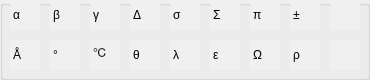
     <widget class="QGroupBox" name="groupBox_21">
      <property name="geometry">
       <rect>
        <x>20</x>
        <y>290</y>
        <width>370</width>
        <height>80</height>
       </rect>
      </property>
      <property name="styleSheet">
       <string notr="true">/*** 라인 에디트 ***/
QLineEdit {
border-radius: 0px;border-style: solid;border-width: 1px;border-color: transparent;
background-color: rgb(240, 240, 240);}

QLineEdit:hover {
background-color: rgb(229, 241, 251);
border-width: 1px
;border-color: rgb(0, 120, 215)
}</string>
      </property>
      <property name="title">
       <string/>
      </property>
      <property name="flat">
       <bool>true</bool>
      </property>
      <widget class="QLineEdit" name="sym_4">
       <property name="geometry">
        <rect>
         <x>130</x>
         <y>0</y>
         <width>30</width>
         <height>30</height>
        </rect>
       </property>
       <property name="focusPolicy">
        <enum>Qt::ClickFocus</enum>
       </property>
       <property name="contextMenuPolicy">
        <enum>Qt::DefaultContextMenu</enum>
       </property>
       <property name="autoFillBackground">
        <bool>false</bool>
       </property>
       <property name="inputMethodHints">
        <set>Qt::ImhNone</set>
       </property>
       <property name="text">
        <string>Δ</string>
       </property>
       <property name="maxLength">
        <number>999</number>
       </property>
       <property name="echoMode">
        <enum>QLineEdit::Normal</enum>
       </property>
       <property name="cursorPosition">
        <number>1</number>
       </property>
       <property name="alignment">
        <set>Qt::AlignLeading|Qt::AlignLeft|Qt::AlignVCenter</set>
       </property>
       <property name="placeholderText">
        <string/>
       </property>
       <property name="cursorMoveStyle">
        <enum>Qt::LogicalMoveStyle</enum>
       </property>
       <property name="clearButtonEnabled">
        <bool>false</bool>
       </property>
      </widget>
      <widget class="QLineEdit" name="sym_16">
       <property name="geometry">
        <rect>
         <x>250</x>
         <y>40</y>
         <width>30</width>
         <height>30</height>
        </rect>
       </property>
       <property name="focusPolicy">
        <enum>Qt::ClickFocus</enum>
       </property>
       <property name="contextMenuPolicy">
        <enum>Qt::DefaultContextMenu</enum>
       </property>
       <property name="autoFillBackground">
        <bool>false</bool>
       </property>
       <property name="inputMethodHints">
        <set>Qt::ImhNone</set>
       </property>
       <property name="text">
        <string>Ω</string>
       </property>
       <property name="maxLength">
        <number>999</number>
       </property>
       <property name="echoMode">
        <enum>QLineEdit::Normal</enum>
       </property>
       <property name="cursorPosition">
        <number>1</number>
       </property>
       <property name="alignment">
        <set>Qt::AlignLeading|Qt::AlignLeft|Qt::AlignVCenter</set>
       </property>
       <property name="placeholderText">
        <string/>
       </property>
       <property name="cursorMoveStyle">
        <enum>Qt::LogicalMoveStyle</enum>
       </property>
       <property name="clearButtonEnabled">
        <bool>false</bool>
       </property>
      </widget>
      <widget class="QLineEdit" name="sym_6">
       <property name="geometry">
        <rect>
         <x>210</x>
         <y>0</y>
         <width>30</width>
         <height>30</height>
        </rect>
       </property>
       <property name="focusPolicy">
        <enum>Qt::ClickFocus</enum>
       </property>
       <property name="contextMenuPolicy">
        <enum>Qt::DefaultContextMenu</enum>
       </property>
       <property name="autoFillBackground">
        <bool>false</bool>
       </property>
       <property name="inputMethodHints">
        <set>Qt::ImhNone</set>
       </property>
       <property name="text">
        <string>Σ</string>
       </property>
       <property name="maxLength">
        <number>999</number>
       </property>
       <property name="echoMode">
        <enum>QLineEdit::Normal</enum>
       </property>
       <property name="cursorPosition">
        <number>1</number>
       </property>
       <property name="alignment">
        <set>Qt::AlignLeading|Qt::AlignLeft|Qt::AlignVCenter</set>
       </property>
       <property name="placeholderText">
        <string/>
       </property>
       <property name="cursorMoveStyle">
        <enum>Qt::LogicalMoveStyle</enum>
       </property>
       <property name="clearButtonEnabled">
        <bool>false</bool>
       </property>
      </widget>
      <widget class="QLineEdit" name="sym_14">
       <property name="geometry">
        <rect>
         <x>170</x>
         <y>40</y>
         <width>30</width>
         <height>30</height>
        </rect>
       </property>
       <property name="focusPolicy">
        <enum>Qt::ClickFocus</enum>
       </property>
       <property name="contextMenuPolicy">
        <enum>Qt::DefaultContextMenu</enum>
       </property>
       <property name="autoFillBackground">
        <bool>false</bool>
       </property>
       <property name="inputMethodHints">
        <set>Qt::ImhNone</set>
       </property>
       <property name="text">
        <string>λ</string>
       </property>
       <property name="maxLength">
        <number>999</number>
       </property>
       <property name="echoMode">
        <enum>QLineEdit::Normal</enum>
       </property>
       <property name="cursorPosition">
        <number>1</number>
       </property>
       <property name="alignment">
        <set>Qt::AlignLeading|Qt::AlignLeft|Qt::AlignVCenter</set>
       </property>
       <property name="placeholderText">
        <string/>
       </property>
       <property name="cursorMoveStyle">
        <enum>Qt::LogicalMoveStyle</enum>
       </property>
       <property name="clearButtonEnabled">
        <bool>false</bool>
       </property>
      </widget>
      <widget class="QLineEdit" name="sym_5">
       <property name="geometry">
        <rect>
         <x>170</x>
         <y>0</y>
         <width>30</width>
         <height>30</height>
        </rect>
       </property>
       <property name="focusPolicy">
        <enum>Qt::ClickFocus</enum>
       </property>
       <property name="contextMenuPolicy">
        <enum>Qt::DefaultContextMenu</enum>
       </property>
       <property name="autoFillBackground">
        <bool>false</bool>
       </property>
       <property name="inputMethodHints">
        <set>Qt::ImhNone</set>
       </property>
       <property name="text">
        <string>σ</string>
       </property>
       <property name="maxLength">
        <number>999</number>
       </property>
       <property name="echoMode">
        <enum>QLineEdit::Normal</enum>
       </property>
       <property name="cursorPosition">
        <number>1</number>
       </property>
       <property name="alignment">
        <set>Qt::AlignLeading|Qt::AlignLeft|Qt::AlignVCenter</set>
       </property>
       <property name="placeholderText">
        <string/>
       </property>
       <property name="cursorMoveStyle">
        <enum>Qt::LogicalMoveStyle</enum>
       </property>
       <property name="clearButtonEnabled">
        <bool>false</bool>
       </property>
      </widget>
      <widget class="QLineEdit" name="sym_8">
       <property name="geometry">
        <rect>
         <x>290</x>
         <y>0</y>
         <width>30</width>
         <height>30</height>
        </rect>
       </property>
       <property name="focusPolicy">
        <enum>Qt::ClickFocus</enum>
       </property>
       <property name="contextMenuPolicy">
        <enum>Qt::DefaultContextMenu</enum>
       </property>
       <property name="autoFillBackground">
        <bool>false</bool>
       </property>
       <property name="inputMethodHints">
        <set>Qt::ImhNone</set>
       </property>
       <property name="text">
        <string>±</string>
       </property>
       <property name="maxLength">
        <number>999</number>
       </property>
       <property name="echoMode">
        <enum>QLineEdit::Normal</enum>
       </property>
       <property name="cursorPosition">
        <number>1</number>
       </property>
       <property name="alignment">
        <set>Qt::AlignLeading|Qt::AlignLeft|Qt::AlignVCenter</set>
       </property>
       <property name="placeholderText">
        <string/>
       </property>
       <property name="cursorMoveStyle">
        <enum>Qt::LogicalMoveStyle</enum>
       </property>
       <property name="clearButtonEnabled">
        <bool>false</bool>
       </property>
      </widget>
      <widget class="QLineEdit" name="sym_9">
       <property name="geometry">
        <rect>
         <x>330</x>
         <y>0</y>
         <width>30</width>
         <height>30</height>
        </rect>
       </property>
       <property name="focusPolicy">
        <enum>Qt::ClickFocus</enum>
       </property>
       <property name="contextMenuPolicy">
        <enum>Qt::DefaultContextMenu</enum>
       </property>
       <property name="autoFillBackground">
        <bool>false</bool>
       </property>
       <property name="inputMethodHints">
        <set>Qt::ImhNone</set>
       </property>
       <property name="text">
        <string/>
       </property>
       <property name="maxLength">
        <number>999</number>
       </property>
       <property name="echoMode">
        <enum>QLineEdit::Normal</enum>
       </property>
       <property name="cursorPosition">
        <number>0</number>
       </property>
       <property name="alignment">
        <set>Qt::AlignLeading|Qt::AlignLeft|Qt::AlignVCenter</set>
       </property>
       <property name="placeholderText">
        <string/>
       </property>
       <property name="cursorMoveStyle">
        <enum>Qt::LogicalMoveStyle</enum>
       </property>
       <property name="clearButtonEnabled">
        <bool>false</bool>
       </property>
      </widget>
      <widget class="QLineEdit" name="sym_12">
       <property name="geometry">
        <rect>
         <x>90</x>
         <y>40</y>
         <width>30</width>
         <height>30</height>
        </rect>
       </property>
       <property name="focusPolicy">
        <enum>Qt::ClickFocus</enum>
       </property>
       <property name="contextMenuPolicy">
        <enum>Qt::DefaultContextMenu</enum>
       </property>
       <property name="autoFillBackground">
        <bool>false</bool>
       </property>
       <property name="inputMethodHints">
        <set>Qt::ImhNone</set>
       </property>
       <property name="text">
        <string>℃</string>
       </property>
       <property name="maxLength">
        <number>999</number>
       </property>
       <property name="echoMode">
        <enum>QLineEdit::Normal</enum>
       </property>
       <property name="cursorPosition">
        <number>1</number>
       </property>
       <property name="alignment">
        <set>Qt::AlignLeading|Qt::AlignLeft|Qt::AlignVCenter</set>
       </property>
       <property name="placeholderText">
        <string/>
       </property>
       <property name="cursorMoveStyle">
        <enum>Qt::LogicalMoveStyle</enum>
       </property>
       <property name="clearButtonEnabled">
        <bool>false</bool>
       </property>
      </widget>
      <widget class="QLineEdit" name="sym_10">
       <property name="geometry">
        <rect>
         <x>10</x>
         <y>40</y>
         <width>30</width>
         <height>30</height>
        </rect>
       </property>
       <property name="focusPolicy">
        <enum>Qt::ClickFocus</enum>
       </property>
       <property name="contextMenuPolicy">
        <enum>Qt::DefaultContextMenu</enum>
       </property>
       <property name="autoFillBackground">
        <bool>false</bool>
       </property>
       <property name="inputMethodHints">
        <set>Qt::ImhNone</set>
       </property>
       <property name="text">
        <string>Å</string>
       </property>
       <property name="maxLength">
        <number>999</number>
       </property>
       <property name="echoMode">
        <enum>QLineEdit::Normal</enum>
       </property>
       <property name="cursorPosition">
        <number>1</number>
       </property>
       <property name="alignment">
        <set>Qt::AlignLeading|Qt::AlignLeft|Qt::AlignVCenter</set>
       </property>
       <property name="placeholderText">
        <string/>
       </property>
       <property name="cursorMoveStyle">
        <enum>Qt::LogicalMoveStyle</enum>
       </property>
       <property name="clearButtonEnabled">
        <bool>false</bool>
       </property>
      </widget>
      <widget class="QLineEdit" name="sym_7">
       <property name="geometry">
        <rect>
         <x>250</x>
         <y>0</y>
         <width>30</width>
         <height>30</height>
        </rect>
       </property>
       <property name="focusPolicy">
        <enum>Qt::ClickFocus</enum>
       </property>
       <property name="contextMenuPolicy">
        <enum>Qt::DefaultContextMenu</enum>
       </property>
       <property name="autoFillBackground">
        <bool>false</bool>
       </property>
       <property name="inputMethodHints">
        <set>Qt::ImhNone</set>
       </property>
       <property name="text">
        <string>π</string>
       </property>
       <property name="maxLength">
        <number>999</number>
       </property>
       <property name="echoMode">
        <enum>QLineEdit::Normal</enum>
       </property>
       <property name="cursorPosition">
        <number>1</number>
       </property>
       <property name="alignment">
        <set>Qt::AlignLeading|Qt::AlignLeft|Qt::AlignVCenter</set>
       </property>
       <property name="placeholderText">
        <string/>
       </property>
       <property name="cursorMoveStyle">
        <enum>Qt::LogicalMoveStyle</enum>
       </property>
       <property name="clearButtonEnabled">
        <bool>false</bool>
       </property>
      </widget>
      <widget class="QLineEdit" name="sym_1">
       <property name="geometry">
        <rect>
         <x>10</x>
         <y>0</y>
         <width>30</width>
         <height>30</height>
        </rect>
       </property>
       <property name="focusPolicy">
        <enum>Qt::ClickFocus</enum>
       </property>
       <property name="contextMenuPolicy">
        <enum>Qt::DefaultContextMenu</enum>
       </property>
       <property name="autoFillBackground">
        <bool>false</bool>
       </property>
       <property name="inputMethodHints">
        <set>Qt::ImhNone</set>
       </property>
       <property name="text">
        <string>α</string>
       </property>
       <property name="maxLength">
        <number>999</number>
       </property>
       <property name="echoMode">
        <enum>QLineEdit::Normal</enum>
       </property>
       <property name="cursorPosition">
        <number>1</number>
       </property>
       <property name="alignment">
        <set>Qt::AlignLeading|Qt::AlignLeft|Qt::AlignVCenter</set>
       </property>
       <property name="placeholderText">
        <string/>
       </property>
       <property name="cursorMoveStyle">
        <enum>Qt::LogicalMoveStyle</enum>
       </property>
       <property name="clearButtonEnabled">
        <bool>false</bool>
       </property>
      </widget>
      <widget class="QLineEdit" name="sym_17">
       <property name="geometry">
        <rect>
         <x>290</x>
         <y>40</y>
         <width>30</width>
         <height>30</height>
        </rect>
       </property>
       <property name="focusPolicy">
        <enum>Qt::ClickFocus</enum>
       </property>
       <property name="contextMenuPolicy">
        <enum>Qt::DefaultContextMenu</enum>
       </property>
       <property name="autoFillBackground">
        <bool>false</bool>
       </property>
       <property name="inputMethodHints">
        <set>Qt::ImhNone</set>
       </property>
       <property name="text">
        <string>ρ</string>
       </property>
       <property name="maxLength">
        <number>999</number>
       </property>
       <property name="echoMode">
        <enum>QLineEdit::Normal</enum>
       </property>
       <property name="cursorPosition">
        <number>1</number>
       </property>
       <property name="alignment">
        <set>Qt::AlignLeading|Qt::AlignLeft|Qt::AlignVCenter</set>
       </property>
       <property name="placeholderText">
        <string/>
       </property>
       <property name="cursorMoveStyle">
        <enum>Qt::LogicalMoveStyle</enum>
       </property>
       <property name="clearButtonEnabled">
        <bool>false</bool>
       </property>
      </widget>
      <widget class="QLineEdit" name="sym_2">
       <property name="geometry">
        <rect>
         <x>50</x>
         <y>0</y>
         <width>30</width>
         <height>30</height>
        </rect>
       </property>
       <property name="focusPolicy">
        <enum>Qt::ClickFocus</enum>
       </property>
       <property name="contextMenuPolicy">
        <enum>Qt::DefaultContextMenu</enum>
       </property>
       <property name="autoFillBackground">
        <bool>false</bool>
       </property>
       <property name="inputMethodHints">
        <set>Qt::ImhNone</set>
       </property>
       <property name="text">
        <string>β</string>
       </property>
       <property name="maxLength">
        <number>999</number>
       </property>
       <property name="echoMode">
        <enum>QLineEdit::Normal</enum>
       </property>
       <property name="cursorPosition">
        <number>1</number>
       </property>
       <property name="alignment">
        <set>Qt::AlignLeading|Qt::AlignLeft|Qt::AlignVCenter</set>
       </property>
       <property name="placeholderText">
        <string/>
       </property>
       <property name="cursorMoveStyle">
        <enum>Qt::LogicalMoveStyle</enum>
       </property>
       <property name="clearButtonEnabled">
        <bool>false</bool>
       </property>
      </widget>
      <widget class="QLineEdit" name="sym_13">
       <property name="geometry">
        <rect>
         <x>130</x>
         <y>40</y>
         <width>30</width>
         <height>30</height>
        </rect>
       </property>
       <property name="focusPolicy">
        <enum>Qt::ClickFocus</enum>
       </property>
       <property name="contextMenuPolicy">
        <enum>Qt::DefaultContextMenu</enum>
       </property>
       <property name="autoFillBackground">
        <bool>false</bool>
       </property>
       <property name="inputMethodHints">
        <set>Qt::ImhNone</set>
       </property>
       <property name="text">
        <string>θ</string>
       </property>
       <property name="maxLength">
        <number>999</number>
       </property>
       <property name="echoMode">
        <enum>QLineEdit::Normal</enum>
       </property>
       <property name="cursorPosition">
        <number>1</number>
       </property>
       <property name="alignment">
        <set>Qt::AlignLeading|Qt::AlignLeft|Qt::AlignVCenter</set>
       </property>
       <property name="placeholderText">
        <string/>
       </property>
       <property name="cursorMoveStyle">
        <enum>Qt::LogicalMoveStyle</enum>
       </property>
       <property name="clearButtonEnabled">
        <bool>false</bool>
       </property>
      </widget>
      <widget class="QLineEdit" name="sym_15">
       <property name="geometry">
        <rect>
         <x>210</x>
         <y>40</y>
         <width>30</width>
         <height>30</height>
        </rect>
       </property>
       <property name="focusPolicy">
        <enum>Qt::ClickFocus</enum>
       </property>
       <property name="contextMenuPolicy">
        <enum>Qt::DefaultContextMenu</enum>
       </property>
       <property name="autoFillBackground">
        <bool>false</bool>
       </property>
       <property name="inputMethodHints">
        <set>Qt::ImhNone</set>
       </property>
       <property name="text">
        <string>ε</string>
       </property>
       <property name="maxLength">
        <number>999</number>
       </property>
       <property name="echoMode">
        <enum>QLineEdit::Normal</enum>
       </property>
       <property name="cursorPosition">
        <number>1</number>
       </property>
       <property name="alignment">
        <set>Qt::AlignLeading|Qt::AlignLeft|Qt::AlignVCenter</set>
       </property>
       <property name="placeholderText">
        <string/>
       </property>
       <property name="cursorMoveStyle">
        <enum>Qt::LogicalMoveStyle</enum>
       </property>
       <property name="clearButtonEnabled">
        <bool>false</bool>
       </property>
      </widget>
      <widget class="QLineEdit" name="sym_11">
       <property name="geometry">
        <rect>
         <x>50</x>
         <y>40</y>
         <width>30</width>
         <height>30</height>
        </rect>
       </property>
       <property name="focusPolicy">
        <enum>Qt::ClickFocus</enum>
       </property>
       <property name="contextMenuPolicy">
        <enum>Qt::DefaultContextMenu</enum>
       </property>
       <property name="autoFillBackground">
        <bool>false</bool>
       </property>
       <property name="inputMethodHints">
        <set>Qt::ImhNone</set>
       </property>
       <property name="text">
        <string>°</string>
       </property>
       <property name="maxLength">
        <number>999</number>
       </property>
       <property name="echoMode">
        <enum>QLineEdit::Normal</enum>
       </property>
       <property name="cursorPosition">
        <number>1</number>
       </property>
       <property name="alignment">
        <set>Qt::AlignLeading|Qt::AlignLeft|Qt::AlignVCenter</set>
       </property>
       <property name="placeholderText">
        <string/>
       </property>
       <property name="cursorMoveStyle">
        <enum>Qt::LogicalMoveStyle</enum>
       </property>
       <property name="clearButtonEnabled">
        <bool>false</bool>
       </property>
      </widget>
      <widget class="QLineEdit" name="sym_3">
       <property name="geometry">
        <rect>
         <x>90</x>
         <y>0</y>
         <width>30</width>
         <height>30</height>
        </rect>
       </property>
       <property name="focusPolicy">
        <enum>Qt::ClickFocus</enum>
       </property>
       <property name="contextMenuPolicy">
        <enum>Qt::DefaultContextMenu</enum>
       </property>
       <property name="autoFillBackground">
        <bool>false</bool>
       </property>
       <property name="inputMethodHints">
        <set>Qt::ImhNone</set>
       </property>
       <property name="text">
        <string>γ</string>
       </property>
       <property name="maxLength">
        <number>999</number>
       </property>
       <property name="echoMode">
        <enum>QLineEdit::Normal</enum>
       </property>
       <property name="cursorPosition">
        <number>1</number>
       </property>
       <property name="alignment">
        <set>Qt::AlignLeading|Qt::AlignLeft|Qt::AlignVCenter</set>
       </property>
       <property name="placeholderText">
        <string/>
       </property>
       <property name="cursorMoveStyle">
        <enum>Qt::LogicalMoveStyle</enum>
       </property>
       <property name="clearButtonEnabled">
        <bool>false</bool>
       </property>
      </widget>
      <widget class="QLineEdit" name="sym_18">
       <property name="geometry">
        <rect>
         <x>330</x>
         <y>40</y>
         <width>30</width>
         <height>30</height>
        </rect>
       </property>
       <property name="focusPolicy">
        <enum>Qt::ClickFocus</enum>
       </property>
       <property name="contextMenuPolicy">
        <enum>Qt::DefaultContextMenu</enum>
       </property>
       <property name="autoFillBackground">
        <bool>false</bool>
       </property>
       <property name="inputMethodHints">
        <set>Qt::ImhNone</set>
       </property>
       <property name="text">
        <string/>
       </property>
       <property name="maxLength">
        <number>999</number>
       </property>
       <property name="echoMode">
        <enum>QLineEdit::Normal</enum>
       </property>
       <property name="cursorPosition">
        <number>0</number>
       </property>
       <property name="alignment">
        <set>Qt::AlignLeading|Qt::AlignLeft|Qt::AlignVCenter</set>
       </property>
       <property name="placeholderText">
        <string/>
       </property>
       <property name="cursorMoveStyle">
        <enum>Qt::LogicalMoveStyle</enum>
       </property>
       <property name="clearButtonEnabled">
        <bool>false</bool>
       </property>
      </widget>
     </widget>
